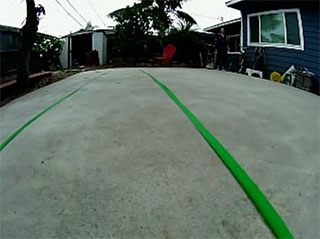
#> input picture test1.jpg, 320 x 239 px, found by its file name
$ python lane_follow.py ../test1.jpg
#> lines starting #> are read from the running program, lines starting #| are printed output that depends on the picture; after the words box and inside, x2 and y2 are one past the last pixel; in counts of white or black regions, pixels touching at a corner belong together
import cv2
import numpy as np
import logging
import math
import datetime
import sys

_SHOW_IMAGE = True


class HandCodedLaneFollower(object):

    def __init__(self, car=None):
        logging.info('Creating a HandCodedLaneFollower...')
        self.car = car
        self.curr_steering_angle = 90

    def follow_lane(self, frame):
        # Main entry point of the lane follower
        show_image("orig", frame)

        lane_lines, frame = detect_lane(frame)
        final_frame = self.steer(frame, lane_lines)

        return final_frame

    def steer(self, frame, lane_lines):
        logging.debug('steering...')
        if len(lane_lines) == 0:
            logging.error('No lane lines detected, nothing to do.')
            return frame

        new_steering_angle = compute_steering_angle(frame, lane_lines)
        self.curr_steering_angle = stabilize_steering_angle(self.curr_steering_angle, new_steering_angle, len(lane_lines))

        if self.car is not None:
            self.car.front_wheels.turn(self.curr_steering_angle)
        curr_heading_image = display_heading_line(frame, self.curr_steering_angle)
        show_image("heading", curr_heading_image)

        return curr_heading_image


############################
# Frame processing steps
############################
def detect_lane(frame):
    logging.debug('detecting lane lines...')

    edges = detect_edges(frame)
    show_image('edges', edges)

    cropped_edges = region_of_interest(edges)
    show_image('edges cropped', cropped_edges)

    line_segments = detect_line_segments(cropped_edges)
    line_segment_image = display_lines(frame, line_segments)
    show_image("line segments", line_segment_image)

    lane_lines = average_slope_intercept(frame, line_segments)
    lane_lines_image = display_lines(frame, lane_lines)
    show_image("lane lines", lane_lines_image)

    return lane_lines, lane_lines_image


def detect_edges(frame):
    # filter for green lane lines
    hsv = cv2.cvtColor(frame, cv2.COLOR_BGR2HSV)
    show_image("hsv", hsv)
    lower_green = np.array([53, 50, 50])
    upper_green = np.array([140, 255, 255])
    mask = cv2.inRange(hsv, lower_green, upper_green)
    show_image("Green mask", mask)

    # detect edges
    edges = cv2.Canny(mask, 200, 400)

    return edges


 # crop to the lower half the screen
def region_of_interest(unmasked):
    height, width = unmasked.shape
    mask = np.zeros_like(unmasked)

    polygon = np.array([[
        (0, height * 0.3),
        (width, height * 0.3),
        (width, height),
        (0, height),
    ]], np.int32)

    cv2.fillPoly(mask, polygon, 255)
    show_image("mask", mask)
    masked_image = cv2.bitwise_and(unmasked, mask)
    return masked_image


def detect_line_segments(cropped_edges):
    # tuning min_threshold, minLineLength, maxLineGap is a trial and error process by hand
    rho = 2  # precision in pixel, i.e. 1 pixel
    angle = np.pi / 180  # degree in radian, i.e. 1 degree
    min_threshold = 10  # minimal of votes
    line_segments = cv2.HoughLinesP(cropped_edges, rho, angle, min_threshold, np.array([]), minLineLength=16,
                                    maxLineGap=6)

    if line_segments is not None:
        for line_segment in line_segments:
            logging.debug('detected line_segment:')
            logging.debug("%s of length %s" % (line_segment, length_of_line_segment(line_segment[0])))

    return line_segments


def average_slope_intercept(frame, line_segments):
    """
    This function combines line segments into one or two lane lines
    If all line slopes are < 0: then we only have detected left lane
    If all line slopes are > 0: then we only have detected right lane
    """
    lane_lines = []
    if line_segments is None:
        logging.info('No line_segment segments detected')
        return lane_lines

    height, width, _ = frame.shape
    left_fit = []
    right_fit = []

    boundary = 1/3
    left_region_boundary = width * (1 - boundary)  # left lane line should be on left 2/3 of the screen
    right_region_boundary = width * boundary  # right lane line should be on right 2/3 of the screen

    for line_segment in line_segments:
        for x1, y1, x2, y2 in line_segment:
            if x1 == x2:
                logging.info('skipping vertical line segment (slope=inf): %s' % line_segment)
                continue
            fit = np.polyfit((x1, x2), (y1, y2), 1)
            slope = fit[0]
            intercept = fit[1]
            if slope < 0:
                if x1 < left_region_boundary and x2 < left_region_boundary:
                    left_fit.append((slope, intercept))
            else:
                if x1 > right_region_boundary and x2 > right_region_boundary:
                    right_fit.append((slope, intercept))

    left_fit_average = np.average(left_fit, axis=0)
    if len(left_fit) > 0:
        lane_lines.append(make_points(frame, left_fit_average))

    right_fit_average = np.average(right_fit, axis=0)
    if len(right_fit) > 0:
        lane_lines.append(make_points(frame, right_fit_average))

    logging.debug('lane lines: %s' % lane_lines)  # [[[316, 720, 484, 432]], [[1009, 720, 718, 432]]]

    return lane_lines


def compute_steering_angle(frame, lane_lines):
    """ Find the steering angle based on lane line coordinate
        We assume that camera is calibrated to point to dead center
    """
    if len(lane_lines) == 0:
        logging.info('No lane lines detected, do nothing')
        return -90

    height, width, _ = frame.shape
    if len(lane_lines) == 1:
        logging.debug('Only detected one lane line, just follow it. %s' % lane_lines[0])
        x1, _, x2, _ = lane_lines[0][0]
        x_offset = x2 - x1
    else:
        _, _, left_x2, _ = lane_lines[0][0]
        _, _, right_x2, _ = lane_lines[1][0]
        camera_mid_offset_percent = 0.00 # 0.0 means car pointing to center, -0.03: car is centered to left, +0.03 means car pointing to right
        mid = int(width / 2 * (1 + camera_mid_offset_percent))
        x_offset = (left_x2 + right_x2) / 2 - mid

    # find the steering angle, which is angle between navigation direction to end of center line
    y_offset = int(height / 2)

    angle_to_mid_radian = math.atan(x_offset / y_offset)  # angle (in radian) to center vertical line
    angle_to_mid_deg = int(angle_to_mid_radian * 180.0 / math.pi)  # angle (in degrees) to center vertical line
    steering_angle = angle_to_mid_deg + 90  # this is the steering angle needed by picar front wheel

    logging.debug('new steering angle: %s' % steering_angle)
    return steering_angle


def stabilize_steering_angle(curr_steering_angle, new_steering_angle, num_of_lane_lines, max_angle_deviation_two_lines=5, max_angle_deviation_one_lane=2):
    """
    Using last steering angle to stabilize the steering angle
    This can be improved to use last N angles, etc
    if new angle is too different from current angle, only turn by max_angle_deviation degrees
    """
    if num_of_lane_lines == 2:
        # if both lane lines detected, then we can deviate more
        max_angle_deviation = max_angle_deviation_two_lines
    else:
        # if only one lane detected, don't deviate too much
        max_angle_deviation = max_angle_deviation_one_lane

    angle_deviation = new_steering_angle - curr_steering_angle
    if abs(angle_deviation) > max_angle_deviation:
        stabilized_steering_angle = int(curr_steering_angle
                                        + max_angle_deviation * angle_deviation / abs(angle_deviation))
    else:
        stabilized_steering_angle = new_steering_angle
    logging.info('Proposed angle: %s, stabilized angle: %s' % (new_steering_angle, stabilized_steering_angle))
    return stabilized_steering_angle


############################
# Utility Functions
############################
def display_lines(frame, lines, line_color=(255, 0, 0), line_width=8):
    line_image = np.zeros_like(frame)
    if lines is not None:
        for line in lines:
            for x1, y1, x2, y2 in line:
                cv2.line(line_image, (x1, y1), (x2, y2), line_color, line_width)
    line_image = cv2.addWeighted(frame, 0.8, line_image, 1, 1)
    return line_image


def display_heading_line(frame, steering_angle, line_color=(0, 255, 203), line_width=5, ):
    heading_image = np.zeros_like(frame)
    height, width, _ = frame.shape

    # figure out the heading line from steering angle
    # heading line (x1,y1) is always center bottom of the screen
    # (x2, y2) requires a bit of trigonometry

    # Note: the steering angle of:
    # 0-89 degree: turn left
    # 90 degree: going straight
    # 91-180 degree: turn right
    steering_angle_radian = steering_angle / 180.0 * math.pi
    x1 = int(width / 2)
    y1 = height
    x2 = int(x1 - height / 2 / math.tan(steering_angle_radian))
    y2 = int(height / 2)

    cv2.line(heading_image, (x1, y1), (x2, y2), line_color, line_width)
    heading_image = cv2.addWeighted(frame, 0.8, heading_image, 1, 1)

    return heading_image


def length_of_line_segment(line):
    x1, y1, x2, y2 = line
    return math.sqrt((x2 - x1) ** 2 + (y2 - y1) ** 2)


def show_image(title, frame, show=_SHOW_IMAGE):
    if show:
        cv2.imshow(title, frame)


def make_points(frame, line):
    height, width, _ = frame.shape
    slope, intercept = line
    y1 = height  # bottom of the frame
    y2 = int(y1 * 0.4)  # make points from middle of the frame down

    # bound the coordinates within the frame
    x1 = max(-width, min(2 * width, int((y1 - intercept) / slope)))
    x2 = max(-width, min(2 * width, int((y2 - intercept) / slope)))
    return [[x1, y1, x2, y2]]


############################
# Test Functions
############################
def test_photo(file):
#> called with file = '/home/pi/DeepPiCar/driver/data/test1.jpg'
    land_follower = HandCodedLaneFollower()
    frame = cv2.imread(file)
#> frame is the input picture: shape (239, 320, 3); mean B, G, R 102.9, 112.6, 99.2
    combo_image = land_follower.follow_lane(frame)
#> in detect_edges, `hsv = cv2.cvtColor(frame, cv2.COLOR_BGR2HSV)`: hsv: shape (239, 320, 3); mean H, S, V 66.1, 63.5, 113.5
#> in detect_edges, `mask = cv2.inRange(hsv, lower_green, upper_green)`:
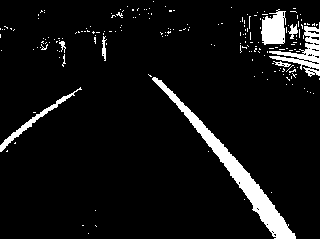
#> mask: shape (239, 320); 7% white; 198 white regions (189 under 20 px), largest, box (x1, y1, x2, y2) and area: (152, 77, 296, 239) 2551, (269, 22, 320, 77) 885, (261, 9, 286, 45) 667
#> in detect_edges, `edges = cv2.Canny(mask, 200, 400)`: edges: shape (239, 320); 3.3% white in thin lines or dots
#> in region_of_interest, `cv2.fillPoly(mask, polygon, 255)`:
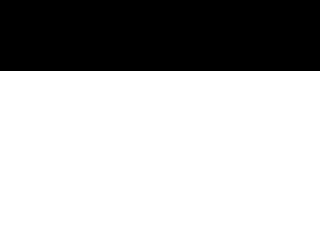
#> mask: shape (239, 320); 70.3% white; 1 black region, box (x1, y1, x2, y2) and area: (0, 0, 320, 71) 22720
#> in region_of_interest, `masked_image = cv2.bitwise_and(unmasked, mask)`:
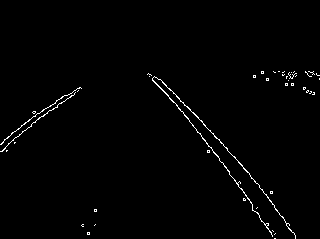
#> masked_image: shape (239, 320); 1.2% white in thin lines or dots, all inside (x1, y1, x2, y2) = (0, 71, 320, 239)
#> in detect_line_segments, `line_segments = cv2.HoughLinesP(cropped_edges, rho, angle, min_thresho..`: line_segments = 14 rows, first 6: [160, 87, 177, 105], [43, 116, 61, 102], [252, 206, 274, 238], [159, 79, 219, 139], [4, 139, 45, 108], [148, 73, 170, 99]
#> the loop in detect_line_segments, `for line_segment in line_segments:` made 14 passes
#> (x1 in length_of_line_segment, y1 in length_of_line_segment, x2 in length_of_line_segment, y2 in length_of_line_segment) on passes 1 to 12: (160, 87, 177, 105), (43, 116, 61, 102), (252, 206, 274, 238), (159, 79, 219, 139), (4, 139, 45, 108), (148, 73, 170, 99), (240, 163, 274, 205), (177, 106, 196, 130), (229, 173, 242, 189), (1, 151, 41, 116), (238, 161, 279, 213), (208, 146, 226, 167)
#> the loop in display_lines, `for line in lines:` made 14 passes
#> in display_lines, `line_image = cv2.addWeighted(frame, 0.8, line_image, 1, 1)`:
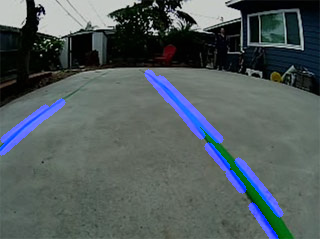
#> line_image: shape (239, 320, 3); mean B, G, R 92.6, 91, 80.3
#> the loop in average_slope_intercept, `for line_segment in line_segments:` made 14 passes
#> after the loop in average_slope_intercept, `for line_segment in line_segments:`: left_fit = [(-0.778, 149.4), (-0.756, 142), (-0.875, 151.9)]; right_fit = [(1.06, -82.41), (1.45, -160.5), (1, -80), (1.18, -101.9), (1.24, -133.5), (1.26, -117.6), (1.23, -108.8), (1.27, -140.9), (1.17, -96.67), (1, -81), (1.26, -118.9)]
#> in average_slope_intercept, `left_fit_average = np.average(left_fit, axis=0)`: left_fit_average = [-0.803, 147.8]
#> in make_points, `slope, intercept = line`: slope = -0.803; intercept = 147.8
#> in make_points, `x1 = max(-width, min(2 * width, int((y1 - intercept) / slope)))`: x1 = -113
#> in make_points, `x2 = max(-width, min(2 * width, int((y2 - intercept) / slope)))`: x2 = 65
#> in average_slope_intercept, `right_fit_average = np.average(right_fit, axis=0)`: right_fit_average = [1.19, -111.1]
#> in detect_lane, `lane_lines = average_slope_intercept(frame, line_segments)`: lane_lines = [[[-113, 239, 65, 95]], [[293, 239, 172, 95]]]
#> call 2 of display_lines, with line_color = (255, 0, 0), line_width = 8
#> the loop in display_lines (call 2), `for line in lines:` made 2 passes
#> after the loop in display_lines (call 2), `for line in lines:`:
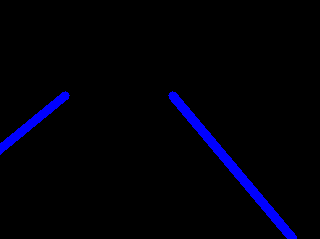
#> line_image: shape (239, 320, 3); mean B, G, R 8.5, 0, 0
#> in display_lines (call 2), `line_image = cv2.addWeighted(frame, 0.8, line_image, 1, 1)`:
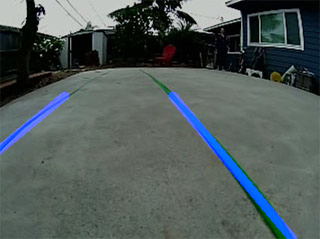
#> line_image: shape (239, 320, 3); mean B, G, R 90, 91, 80.3
#> in compute_steering_angle, `_, _, left_x2, _ = lane_lines[0][0]`: left_x2 = 65
#> in compute_steering_angle, `_, _, right_x2, _ = lane_lines[1][0]`: right_x2 = 172
#> in compute_steering_angle, `x_offset = (left_x2 + right_x2) / 2 - mid`: x_offset = -41.5
#> in compute_steering_angle, `angle_to_mid_radian = math.atan(x_offset / y_offset)`: angle_to_mid_radian = -0.336
#> in compute_steering_angle, `angle_to_mid_deg = int(angle_to_mid_radian * 180.0 / math.pi)`: angle_to_mid_deg = -19
#> in compute_steering_angle, `steering_angle = angle_to_mid_deg + 90`: steering_angle = 71
#> in stabilize_steering_angle, `angle_deviation = new_steering_angle - curr_steering_angle`: angle_deviation = -19
#> in stabilize_steering_angle, `stabilized_steering_angle = int(curr_steering_angle + max_angle_deviat..`: stabilized_steering_angle = 85
#> in display_heading_line, `steering_angle_radian = steering_angle / 180.0 * math.pi`: steering_angle_radian = 1.48
#> in display_heading_line, `x2 = int(x1 - height / 2 / math.tan(steering_angle_radian))`: x2 = 149
#> in display_heading_line, `heading_image = cv2.addWeighted(frame, 0.8, heading_image, 1, 1)`:
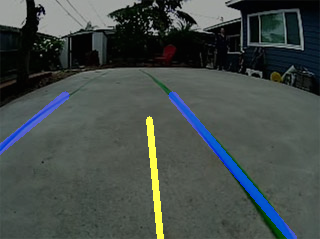
#> heading_image: shape (239, 320, 3); mean B, G, R 73, 75.7, 67.3
    show_image('final', combo_image, True)
    cv2.waitKey(0)
    cv2.destroyAllWindows()


def test_video(video_file):
    lane_follower = HandCodedLaneFollower()
    cap = cv2.VideoCapture(video_file + '.avi')

    # skip first second of video.
    for i in range(3):
        _, frame = cap.read()

    video_type = cv2.VideoWriter_fourcc(*'XVID')
    video_overlay = cv2.VideoWriter("%s_overlay.avi" % (video_file), video_type, 20.0, (320, 240))
    try:
        i = 0
        while cap.isOpened():
            _, frame = cap.read()
            print('frame %s' % i )
            combo_image= lane_follower.follow_lane(frame)

            cv2.imwrite("%s_%03d_%03d.png" % (video_file, i, lane_follower.curr_steering_angle), frame)

            cv2.imwrite("%s_overlay_%03d.png" % (video_file, i), combo_image)
            video_overlay.write(combo_image)
            cv2.imshow("Road with Lane line", combo_image)

            i += 1
            if cv2.waitKey(1) & 0xFF == ord('q'):
                break
    finally:
        cap.release()
        video_overlay.release()
        cv2.destroyAllWindows()


if __name__ == '__main__':
    logging.basicConfig(level=logging.INFO)

    #test_video('/home/pi/DeepPiCar/driver/data/tmp/video01')
    test_photo('/home/pi/DeepPiCar/driver/data/test1.jpg')
    #test_photo(sys.argv[1])
    #test_video(sys.argv[1])
